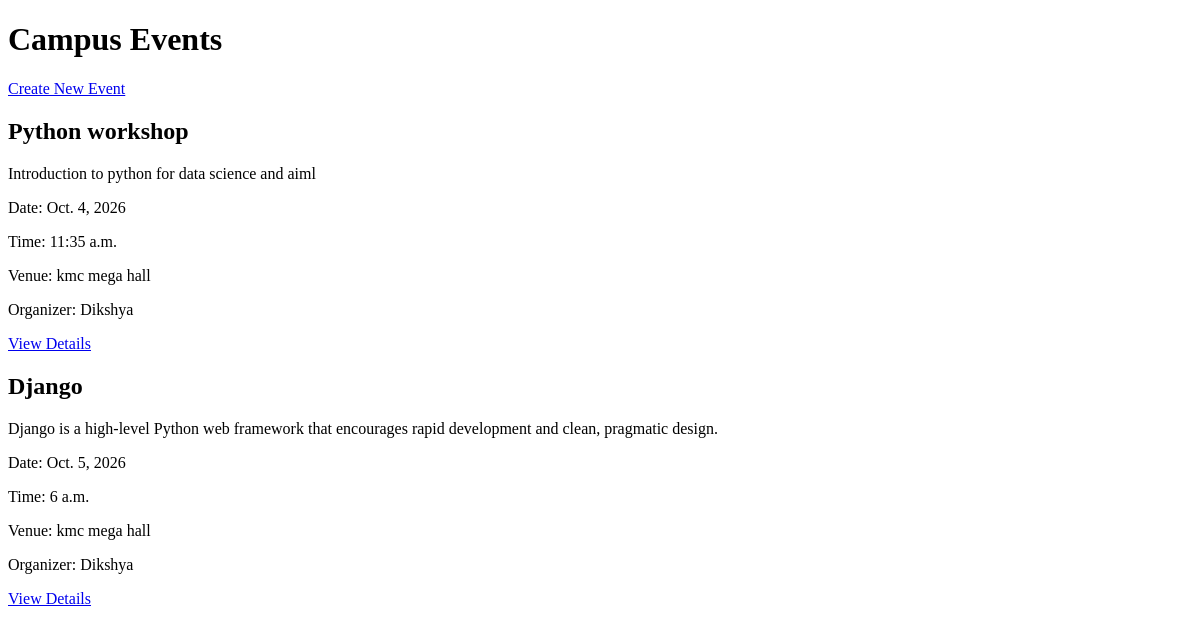
The app's page /events/, older data.
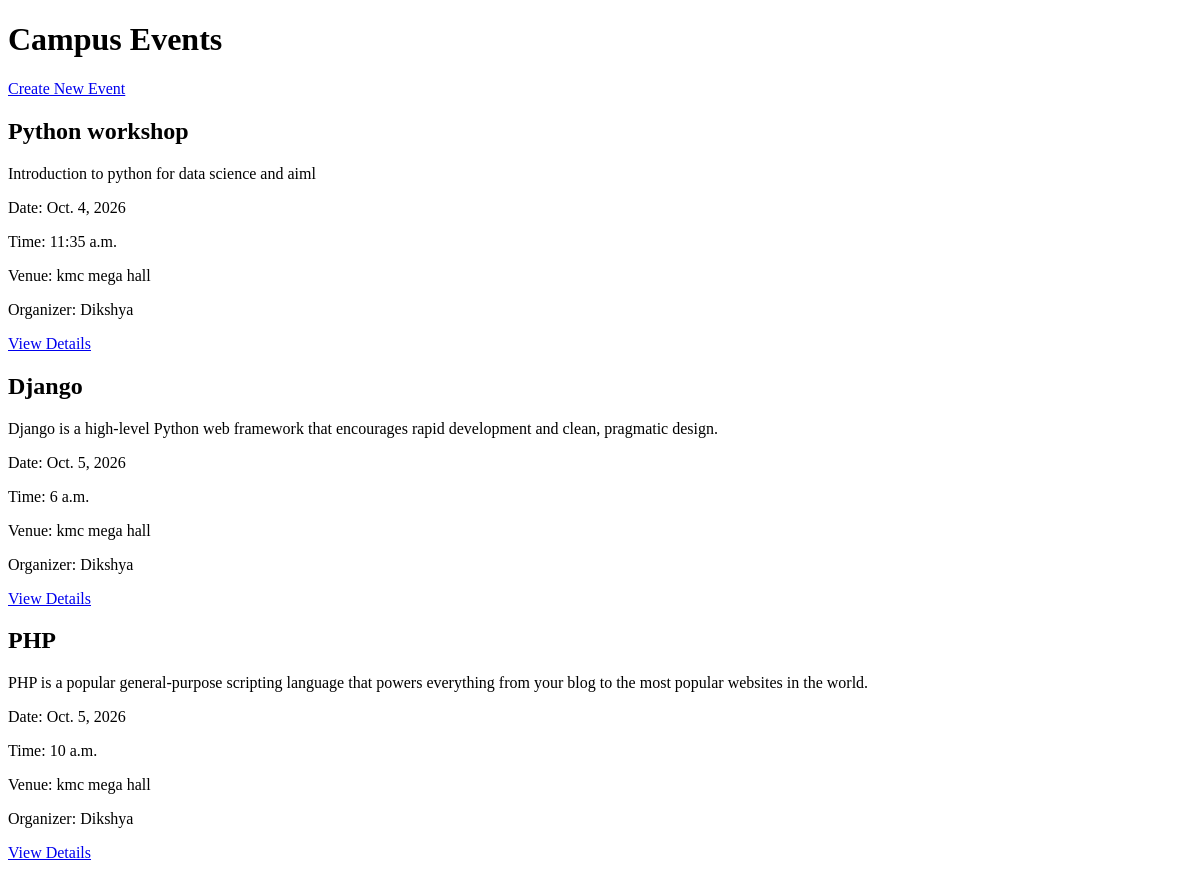
The same page, newer data.
### events/models.py (models this page shows, shortened)
class Event(models.Model):
    title = models.CharField(max_length=200)
    description = models.TextField()
    date = models.DateField()
    time = models.TimeField()
    venue = models.CharField(max_length=200)
    organizer = models.ForeignKey(
        User,
        on_delete=models.CASCADE,
        related_name='organized_events'
    )
    created_at = models.DateTimeField(auto_now_add=True)

### events/views.py (the view)
# urls.py: path('', views.event_list, name='event_list'),
def event_list(request):
    events = Event.objects.all()
    return render(request, 'events/event_list.html', {
        'events': events
    })

### events/templates/events/event_list.html (shortened to what this page needs)
<!DOCTYPE html>
<html lang="en">
<head>
</head>
<body>
    <h1>Campus Events</h1>
    <a href="{% url 'event_create' %}"> Create New Event</a>
    {% for event in events %}
        <div>
            <h2>{{ event.title }}</h2>
            <p>{{ event.description }}</p>
            <p>
                Date: {{ event.date }}
            </p>
            <p>
                Time: {{ event.time }}
            </p>
            <p>
                Venue: {{ event.venue }}
            </p>
            <p>
                Organizer: {{ event.organizer.username }}
            </p>
            <a href="{% url 'event_detail' event.id %}">View Details</a>
        </div>
    {% empty %}
        <p>No events available.</p>
    {% endfor %}
</body>
</html>

Row changes from the older to the newer data that the page shows:
added Event: title "PHP", description "PHP is a popular general-purpose scripting language that powers everything from your blog to the most popular websites in the world.", date "Oct. 5, 2026", time "10 a.m.", venue "kmc mega hall", organizer.username "Dikshya"
